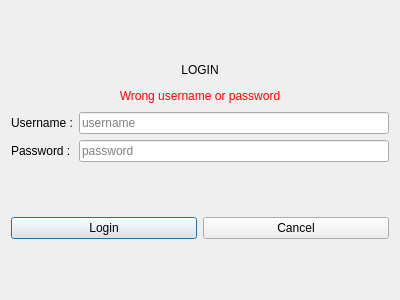
<?xml version="1.0" encoding="UTF-8"?>
<ui version="4.0">
 <class>LoginDialog</class>
 <widget class="QDialog" name="LoginDialog">
  <property name="geometry">
   <rect>
    <x>0</x>
    <y>0</y>
    <width>400</width>
    <height>300</height>
   </rect>
  </property>
  <property name="windowTitle">
   <string>LoginDialog</string>
  </property>
  <layout class="QGridLayout" name="gridLayout_2">
   <item row="0" column="0">
    <layout class="QGridLayout" name="gridLayout">
     <item row="0" column="0" colspan="2">
      <widget class="QLabel" name="LoginLabel">
       <property name="maximumSize">
        <size>
         <width>16777215</width>
         <height>20</height>
        </size>
       </property>
       <property name="text">
        <string>LOGIN</string>
       </property>
       <property name="alignment">
        <set>Qt::AlignCenter</set>
       </property>
      </widget>
     </item>
     <item row="2" column="1">
      <widget class="QLineEdit" name="usernameLineEdit">
       <property name="text">
        <string/>
       </property>
       <property name="placeholderText">
        <string>username</string>
       </property>
       <property name="clearButtonEnabled">
        <bool>false</bool>
       </property>
      </widget>
     </item>
     <item row="3" column="1">
      <widget class="QLineEdit" name="passwordLineEdit">
       <property name="echoMode">
        <enum>QLineEdit::Password</enum>
       </property>
       <property name="placeholderText">
        <string>password</string>
       </property>
      </widget>
     </item>
     <item row="2" column="0">
      <widget class="QLabel" name="usernameLabel">
       <property name="text">
        <string>Username :</string>
       </property>
      </widget>
     </item>
     <item row="3" column="0">
      <widget class="QLabel" name="passwordLabel">
       <property name="text">
        <string>Password :</string>
       </property>
      </widget>
     </item>
     <item row="1" column="0" colspan="2">
      <widget class="QLabel" name="errorLabel">
       <property name="enabled">
        <bool>true</bool>
       </property>
       <property name="maximumSize">
        <size>
         <width>16777215</width>
         <height>20</height>
        </size>
       </property>
       <property name="styleSheet">
        <string notr="true">color: red</string>
       </property>
       <property name="text">
        <string>Wrong username or password</string>
       </property>
       <property name="alignment">
        <set>Qt::AlignCenter</set>
       </property>
      </widget>
     </item>
    </layout>
   </item>
   <item row="4" column="0">
    <layout class="QHBoxLayout" name="horizontalLayout">
     <item>
      <widget class="QPushButton" name="loginPushButton">
       <property name="text">
        <string>Login</string>
       </property>
      </widget>
     </item>
     <item>
      <widget class="QPushButton" name="cancelPushButton">
       <property name="text">
        <string>Cancel</string>
       </property>
      </widget>
     </item>
    </layout>
   </item>
  </layout>
 </widget>
 <layoutdefault spacing="6" margin="11"/>
 <resources/>
 <connections/>
</ui>
